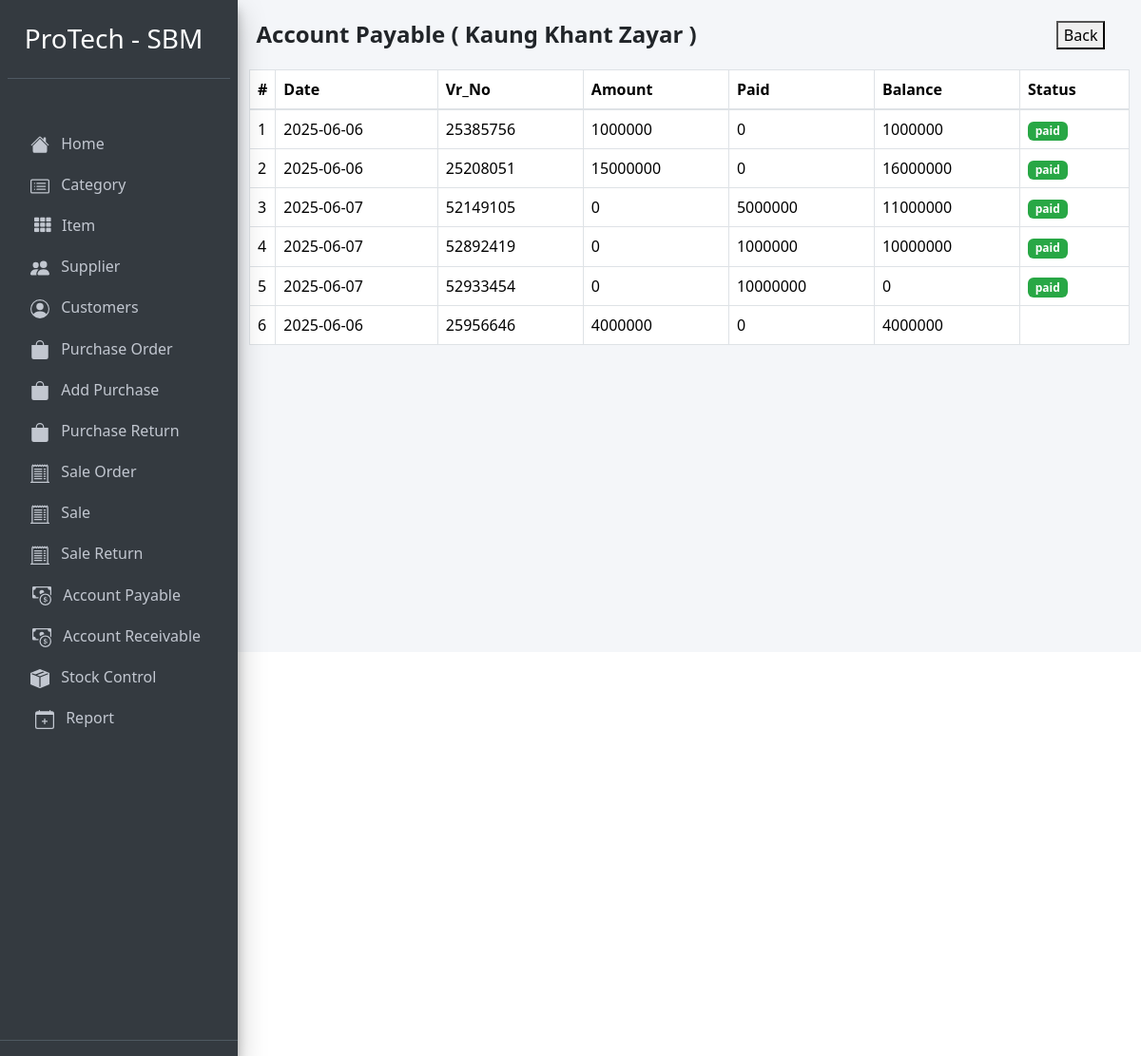
Screenshot of /account_payable_detail.php?supplier_id=4003 with the database file from the repository.
### tables this page shows
CREATE TABLE `supplier` (
  `id` int(11) NOT NULL,
  `supplier_id` int(11) NOT NULL,
  `supplier_name` varchar(255) NOT NULL,
  `supplier_phone` int(11) NOT NULL,
  `supplier_address` varchar(255) NOT NULL
);

CREATE TABLE `payable` (
  `id` int(11) NOT NULL,
  `date` date NOT NULL,
  `vr_no` varchar(255) NOT NULL,
  `supplier_id` varchar(255) NOT NULL,
  `amount` int(11) NOT NULL,
  `paid` int(11) NOT NULL,
  `balance` int(11) NOT NULL,
  `purchase_id` int(11) NOT NULL,
  `asc_id` int(11) NOT NULL,
  `group_id` int(11) NOT NULL,
  `status` varchar(20) NOT NULL
);

### account_payable_detail.php (the view, shortened to what this page needs)
<?php
require '../Config/config.php';
  ?>
  <?php include 'header.php'; ?>
<?php
    $supplier_id = $_GET['supplier_id'];
    $payaplestmt = $pdo->prepare("SELECT * FROM payable WHERE supplier_id='$supplier_id' ORDER BY asc_id");
    $payaplestmt->execute();
    $payapledata = $payaplestmt->fetchAll();
    $supplierIdstmt = $pdo->prepare("SELECT * FROM supplier WHERE supplier_id='$supplier_id'");
    $supplierIdstmt->execute();
    $supplierIdResult = $supplierIdstmt->fetch(PDO::FETCH_ASSOC);
 ?>
<div class="container">
  <div class="d-flex" style="margin-top:-17px;">
    <h4 class="col-11"><b>Account Payable ( <?php echo $supplierIdResult['supplier_name']; ?> )</b></h4>
    <a href="account_payable.php"><button class="">Back</button></a>
  </div>
  <div class="" style="margin-top:-10px;">
    <table class="table table-bordered mt-4 table-hover">
      <thead>
        <tr>
          <th style="width: 10px">#</th>
          <th>Date</th>
          <th>Vr_No</th>
          <th>Amount</th>
          <th>Paid</th>
          <th>Balance</th>
          <th>Status</th>
        </tr>
      </thead>
      <tbody>
        <?php
          if ($payapledata) {
            $id = 1;
            foreach ($payapledata as $value) {
         ?>
        <tr data-bs-toggle="modal" data-bs-target="#myModal<?php echo $value['id']; ?>">
          <td><?php echo $id; ?></td>
          <td><?php echo $value['date'];?></td>
          <td><?php if(str_contains($value['vr_no'], "PR")){ echo $value['vr_no']; ?><span class="badge badge-primary ms-2">Purchase Return</span><?php }else{ echo $value['vr_no']; } ?></td>
          <td><?php echo $value['amount'];?></td>
          <td><?php echo $value['paid'];?></td>
          <td><?php echo $value['balance'];?></td>
          <td><span class="badge <?php if($value['status'] == 'paid'){ echo "badge-success"; }else{ echo "badge-primary"; } ?>"><?php echo $value['status'];?></span></td>
        </tr>
        <?php
          $id++;
            }
          }
         ?>
      </tbody>
    </table>
  </div>
</div>

### rows the page displays
supplier: supplier_name "Kaung Khant Zayar"
payable: date "2025-06-06", vr_no "25385756", amount "1000000", paid "0", balance "1000000", status "paid"
payable: date "2025-06-06", vr_no "25208051", amount "15000000", paid "0", balance "16000000", status "paid"
payable: date "2025-06-07", vr_no "52149105", amount "0", paid "5000000", balance "11000000", status "paid"
payable: date "2025-06-07", vr_no "52892419", amount "0", paid "1000000", balance "10000000", status "paid"
payable: date "2025-06-07", vr_no "52933454", amount "0", paid "10000000", balance "0", status "paid"
payable: date "2025-06-06", vr_no "25956646", amount "4000000", paid "0", balance "4000000"
